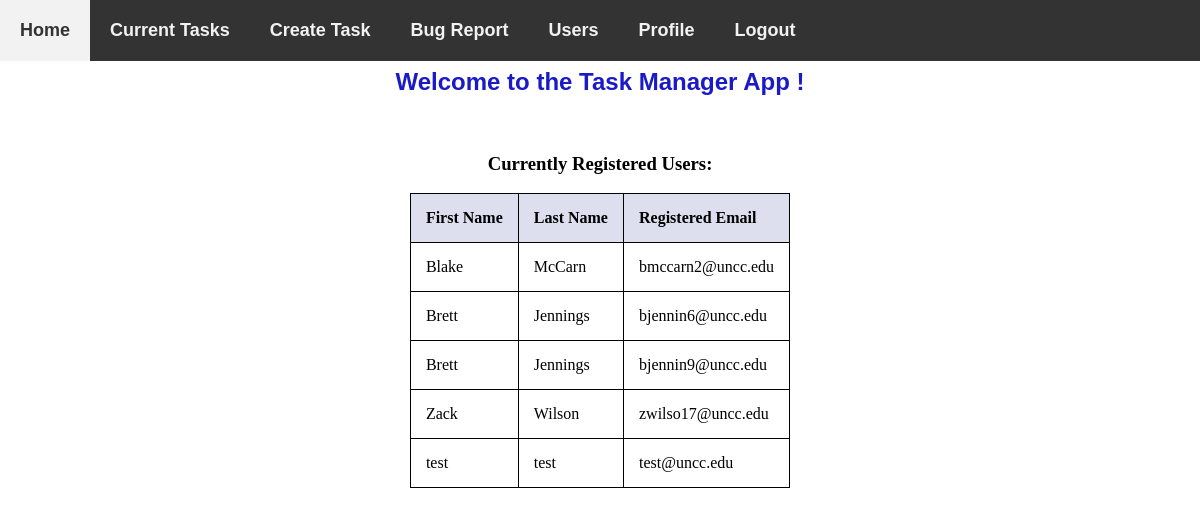
Screenshot of /users (signed in) with the database file from the repository.
### models.py (models this page shows, shortened)
class User(db.Model):
    id = db.Column("id", db.Integer, primary_key=True)
    first_name = db.Column("first_name", db.String(100))
    last_name = db.Column("last_name", db.String(100))
    email = db.Column("email", db.String(100))
    password = db.Column(db.String(255), nullable=False)
    registered_on = db.Column(db.DateTime, nullable=False)
    notes = db.relationship("Note", backref="user", lazy=True)
    comments = db.relationship("Comment", backref="user", lazy=True)

### flask06.py (the view)
@app.route('/users')
def get_users():
    if session.get('user'):
        users = db.session.query(User).all()
        return render_template('users.html', users=users)
    else:
        return redirect(url_for('login'))

### templates/users.html (shortened to what this page needs)
<!DOCTYPE html>
<html lang="en">
    <head>
        <link rel="stylesheet" href="{{ url_for('static', filename='main.css') }}">
    </head>
    <body>
        <header id="navbar">
            <nav>
                <a href="{{ url_for('index')}}"> Home</a>
                <a href="{{ url_for('get_notes') }}">Current Tasks</a>
                <a href="{{ url_for('new_note') }}">Create Task</a>
                <a href="{{ url_for('form') }}">Bug Report</a>
                <a href="{{ url_for('get_users') }}">Users</a>
                <a href="{{ url_for('profile') }}">Profile</a>
                <a href="{{ url_for('logout') }}">Logout</a>
            </nav>
        </header>
        <section id="content">
            <br>
            <h1>Welcome to the Task Manager App {{user}}!</h1>
            <br>
            <h3>Currently Registered Users: </h3>
            <table class="center">
                <tr>
                  <th>First Name</th>
                  <th>Last Name</th>
                  <th>Registered Email</th>
                  {% for user in users %}
                    <tr>
                        <td>{{user.first_name}}</td>
                        <td>{{user.last_name}}</td>
                        <td>{{user.email}}</td>
                </tr>
                {% endfor %}
              </table>
        </section>
    </body>

### static/main.css (style rules this page uses)
body { margin: 0; }
body section { padding: 30px 30px 30px 30px; }
h1 { color: rgb(26, 26, 199); font-family: 'Trebuchet MS', 'Lucida Sans Unicode', 'Lucida Grande', 'Lucida Sans', Arial, sans-serif; text-align: center; }
h3 { text-align: center; }
#navbar { overflow: hidden; background-color: #333; margin: 0; position: fixed; top: 0; width: 100%; }
#navbar a { float: left; display: block; color: #f2f2f2; padding: 20px; text-decoration: none; }
header { font-family: 'Trebuchet MS', 'Lucida Sans Unicode', 'Lucida Grande', 'Lucida Sans', Arial, sans-serif; font-size: large; font-weight: bold; text-align: center; }

### templates/users.html (style rules this page uses)
table, th, td { text-align: center; border: 1px solid black; border-collapse: collapse; }
th { background-color: #dddfee; }
.center { margin-left: auto; margin-right: auto; }
th, td { padding: 15px; text-align: left; }

### rows the page displays
User: first_name "Blake", last_name "McCarn", email "bmccarn2@uncc.edu"
User: first_name "Brett", last_name "Jennings", email "bjennin6@uncc.edu"
User: first_name "Brett", last_name "Jennings", email "bjennin9@uncc.edu"
User: first_name "Zack", last_name "Wilson", email "zwilso17@uncc.edu"
User: first_name "test", last_name "test", email "test@uncc.edu"
